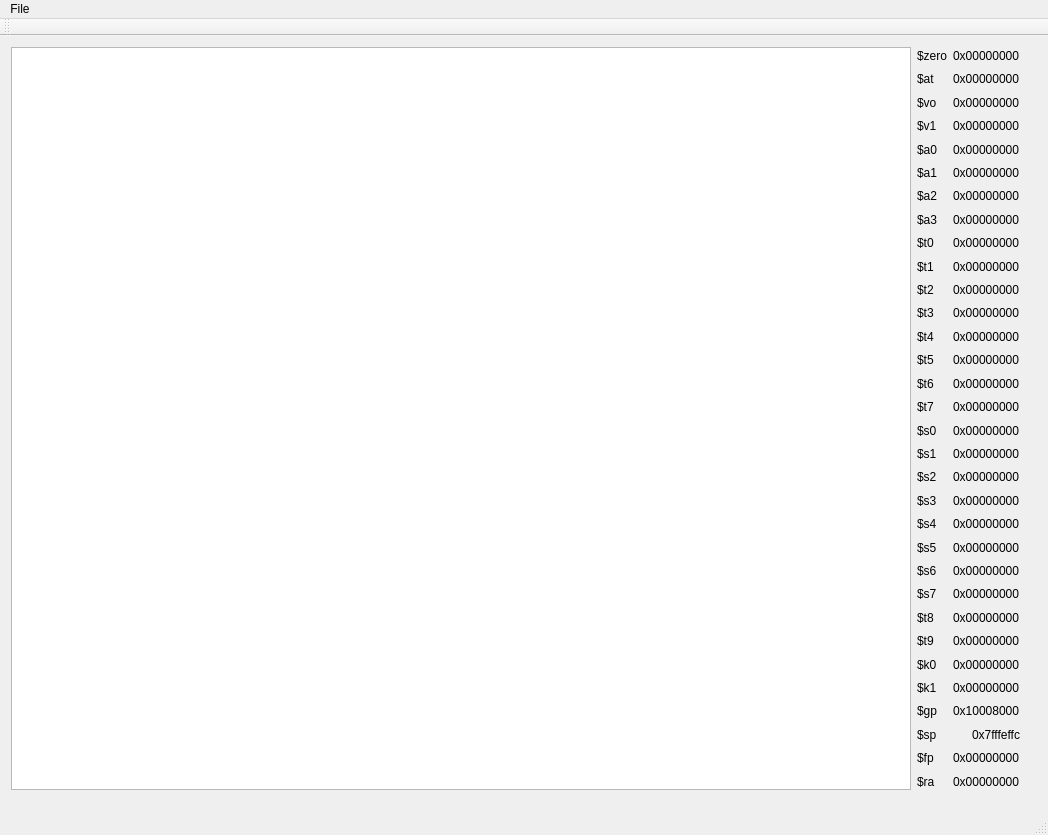
<?xml version="1.0" encoding="UTF-8"?>
<ui version="4.0">
 <class>MainWindow</class>
 <widget class="QMainWindow" name="MainWindow">
  <property name="geometry">
   <rect>
    <x>0</x>
    <y>0</y>
    <width>1048</width>
    <height>835</height>
   </rect>
  </property>
  <property name="windowTitle">
   <string>MARS</string>
  </property>
  <widget class="QWidget" name="centralWidget">
   <widget class="QWidget" name="layoutWidget">
    <property name="geometry">
     <rect>
      <x>0</x>
      <y>0</y>
      <width>1031</width>
      <height>765</height>
     </rect>
    </property>
    <layout class="QHBoxLayout" name="horizontalLayout_37">
     <item>
      <widget class="QPlainTextEdit" name="plainTextEdit">
       <property name="font">
        <font>
         <family>微软雅黑</family>
         <pointsize>12</pointsize>
         <weight>75</weight>
         <bold>true</bold>
        </font>
       </property>
       <property name="mouseTracking">
        <bool>true</bool>
       </property>
       <property name="readOnly">
        <bool>true</bool>
       </property>
      </widget>
     </item>
     <item>
      <layout class="QVBoxLayout" name="verticalLayout">
       <item>
        <layout class="QHBoxLayout" name="horizontalLayout">
         <item>
          <widget class="QLabel" name="label">
           <property name="text">
            <string>$zero</string>
           </property>
          </widget>
         </item>
         <item>
          <widget class="QLabel" name="label_33">
           <property name="text">
            <string>0x00000000</string>
           </property>
          </widget>
         </item>
        </layout>
       </item>
       <item>
        <layout class="QHBoxLayout" name="horizontalLayout_2">
         <item>
          <widget class="QLabel" name="label_2">
           <property name="text">
            <string>$at</string>
           </property>
          </widget>
         </item>
         <item>
          <widget class="QLabel" name="label_34">
           <property name="text">
            <string>0x00000000</string>
           </property>
          </widget>
         </item>
        </layout>
       </item>
       <item>
        <layout class="QHBoxLayout" name="horizontalLayout_3">
         <item>
          <widget class="QLabel" name="label_3">
           <property name="text">
            <string>$vo</string>
           </property>
          </widget>
         </item>
         <item>
          <widget class="QLabel" name="label_35">
           <property name="text">
            <string>0x00000000</string>
           </property>
          </widget>
         </item>
        </layout>
       </item>
       <item>
        <layout class="QHBoxLayout" name="horizontalLayout_4">
         <item>
          <widget class="QLabel" name="label_4">
           <property name="text">
            <string>$v1</string>
           </property>
          </widget>
         </item>
         <item>
          <widget class="QLabel" name="label_36">
           <property name="text">
            <string>0x00000000</string>
           </property>
          </widget>
         </item>
        </layout>
       </item>
       <item>
        <layout class="QHBoxLayout" name="horizontalLayout_5">
         <item>
          <widget class="QLabel" name="label_5">
           <property name="text">
            <string>$a0</string>
           </property>
          </widget>
         </item>
         <item>
          <widget class="QLabel" name="label_37">
           <property name="text">
            <string>0x00000000</string>
           </property>
          </widget>
         </item>
        </layout>
       </item>
       <item>
        <layout class="QHBoxLayout" name="horizontalLayout_6">
         <item>
          <widget class="QLabel" name="label_6">
           <property name="text">
            <string>$a1</string>
           </property>
          </widget>
         </item>
         <item>
          <widget class="QLabel" name="label_38">
           <property name="text">
            <string>0x00000000</string>
           </property>
          </widget>
         </item>
        </layout>
       </item>
       <item>
        <layout class="QHBoxLayout" name="horizontalLayout_7">
         <item>
          <widget class="QLabel" name="label_7">
           <property name="text">
            <string>$a2</string>
           </property>
          </widget>
         </item>
         <item>
          <widget class="QLabel" name="label_39">
           <property name="text">
            <string>0x00000000</string>
           </property>
          </widget>
         </item>
        </layout>
       </item>
       <item>
        <layout class="QHBoxLayout" name="horizontalLayout_8">
         <item>
          <widget class="QLabel" name="label_8">
           <property name="text">
            <string>$a3</string>
           </property>
          </widget>
         </item>
         <item>
          <widget class="QLabel" name="label_40">
           <property name="text">
            <string>0x00000000</string>
           </property>
          </widget>
         </item>
        </layout>
       </item>
       <item>
        <layout class="QHBoxLayout" name="horizontalLayout_9">
         <item>
          <widget class="QLabel" name="label_9">
           <property name="text">
            <string>$t0</string>
           </property>
          </widget>
         </item>
         <item>
          <widget class="QLabel" name="label_41">
           <property name="text">
            <string>0x00000000</string>
           </property>
          </widget>
         </item>
        </layout>
       </item>
       <item>
        <layout class="QHBoxLayout" name="horizontalLayout_10">
         <item>
          <widget class="QLabel" name="label_10">
           <property name="text">
            <string>$t1</string>
           </property>
          </widget>
         </item>
         <item>
          <widget class="QLabel" name="label_42">
           <property name="text">
            <string>0x00000000</string>
           </property>
          </widget>
         </item>
        </layout>
       </item>
       <item>
        <layout class="QHBoxLayout" name="horizontalLayout_11">
         <item>
          <widget class="QLabel" name="label_11">
           <property name="text">
            <string>$t2</string>
           </property>
          </widget>
         </item>
         <item>
          <widget class="QLabel" name="label_43">
           <property name="text">
            <string>0x00000000</string>
           </property>
          </widget>
         </item>
        </layout>
       </item>
       <item>
        <layout class="QHBoxLayout" name="horizontalLayout_12">
         <item>
          <widget class="QLabel" name="label_12">
           <property name="text">
            <string>$t3</string>
           </property>
          </widget>
         </item>
         <item>
          <widget class="QLabel" name="label_44">
           <property name="text">
            <string>0x00000000</string>
           </property>
          </widget>
         </item>
        </layout>
       </item>
       <item>
        <layout class="QHBoxLayout" name="horizontalLayout_13">
         <item>
          <widget class="QLabel" name="label_13">
           <property name="text">
            <string>$t4</string>
           </property>
          </widget>
         </item>
         <item>
          <widget class="QLabel" name="label_45">
           <property name="text">
            <string>0x00000000</string>
           </property>
          </widget>
         </item>
        </layout>
       </item>
       <item>
        <layout class="QHBoxLayout" name="horizontalLayout_14">
         <item>
          <widget class="QLabel" name="label_14">
           <property name="text">
            <string>$t5</string>
           </property>
          </widget>
         </item>
         <item>
          <widget class="QLabel" name="label_46">
           <property name="text">
            <string>0x00000000</string>
           </property>
          </widget>
         </item>
        </layout>
       </item>
       <item>
        <layout class="QHBoxLayout" name="horizontalLayout_15">
         <item>
          <widget class="QLabel" name="label_15">
           <property name="text">
            <string>$t6</string>
           </property>
          </widget>
         </item>
         <item>
          <widget class="QLabel" name="label_47">
           <property name="text">
            <string>0x00000000</string>
           </property>
          </widget>
         </item>
        </layout>
       </item>
       <item>
        <layout class="QHBoxLayout" name="horizontalLayout_16">
         <item>
          <widget class="QLabel" name="label_16">
           <property name="text">
            <string>$t7</string>
           </property>
          </widget>
         </item>
         <item>
          <widget class="QLabel" name="label_48">
           <property name="text">
            <string>0x00000000</string>
           </property>
          </widget>
         </item>
        </layout>
       </item>
       <item>
        <layout class="QHBoxLayout" name="horizontalLayout_17">
         <item>
          <widget class="QLabel" name="label_17">
           <property name="text">
            <string>$s0</string>
           </property>
          </widget>
         </item>
         <item>
          <widget class="QLabel" name="label_49">
           <property name="text">
            <string>0x00000000</string>
           </property>
          </widget>
         </item>
        </layout>
       </item>
       <item>
        <layout class="QHBoxLayout" name="horizontalLayout_18">
         <item>
          <widget class="QLabel" name="label_18">
           <property name="text">
            <string>$s1</string>
           </property>
          </widget>
         </item>
         <item>
          <widget class="QLabel" name="label_50">
           <property name="text">
            <string>0x00000000</string>
           </property>
          </widget>
         </item>
        </layout>
       </item>
       <item>
        <layout class="QHBoxLayout" name="horizontalLayout_19">
         <item>
          <widget class="QLabel" name="label_19">
           <property name="text">
            <string>$s2</string>
           </property>
          </widget>
         </item>
         <item>
          <widget class="QLabel" name="label_51">
           <property name="text">
            <string>0x00000000</string>
           </property>
          </widget>
         </item>
        </layout>
       </item>
       <item>
        <layout class="QHBoxLayout" name="horizontalLayout_20">
         <item>
          <widget class="QLabel" name="label_20">
           <property name="text">
            <string>$s3</string>
           </property>
          </widget>
         </item>
         <item>
          <widget class="QLabel" name="label_52">
           <property name="text">
            <string>0x00000000</string>
           </property>
          </widget>
         </item>
        </layout>
       </item>
       <item>
        <layout class="QHBoxLayout" name="horizontalLayout_21">
         <item>
          <widget class="QLabel" name="label_21">
           <property name="text">
            <string>$s4</string>
           </property>
          </widget>
         </item>
         <item>
          <widget class="QLabel" name="label_53">
           <property name="text">
            <string>0x00000000</string>
           </property>
          </widget>
         </item>
        </layout>
       </item>
       <item>
        <layout class="QHBoxLayout" name="horizontalLayout_22">
         <item>
          <widget class="QLabel" name="label_22">
           <property name="text">
            <string>$s5</string>
           </property>
          </widget>
         </item>
         <item>
          <widget class="QLabel" name="label_54">
           <property name="text">
            <string>0x00000000</string>
           </property>
          </widget>
         </item>
        </layout>
       </item>
       <item>
        <layout class="QHBoxLayout" name="horizontalLayout_23">
         <item>
          <widget class="QLabel" name="label_23">
           <property name="text">
            <string>$s6</string>
           </property>
          </widget>
         </item>
         <item>
          <widget class="QLabel" name="label_55">
           <property name="text">
            <string>0x00000000</string>
           </property>
          </widget>
         </item>
        </layout>
       </item>
       <item>
        <layout class="QHBoxLayout" name="horizontalLayout_24">
         <item>
          <widget class="QLabel" name="label_24">
           <property name="text">
            <string>$s7</string>
           </property>
          </widget>
         </item>
         <item>
          <widget class="QLabel" name="label_56">
           <property name="text">
            <string>0x00000000</string>
           </property>
          </widget>
         </item>
        </layout>
       </item>
       <item>
        <layout class="QHBoxLayout" name="horizontalLayout_25">
         <item>
          <widget class="QLabel" name="label_25">
           <property name="text">
            <string>$t8</string>
           </property>
          </widget>
         </item>
         <item>
          <widget class="QLabel" name="label_57">
           <property name="text">
            <string>0x00000000</string>
           </property>
          </widget>
         </item>
        </layout>
       </item>
       <item>
        <layout class="QHBoxLayout" name="horizontalLayout_26">
         <item>
          <widget class="QLabel" name="label_26">
           <property name="text">
            <string>$t9</string>
           </property>
          </widget>
         </item>
         <item>
          <widget class="QLabel" name="label_58">
           <property name="text">
            <string>0x00000000</string>
           </property>
          </widget>
         </item>
        </layout>
       </item>
       <item>
        <layout class="QHBoxLayout" name="horizontalLayout_27">
         <item>
          <widget class="QLabel" name="label_27">
           <property name="text">
            <string>$k0</string>
           </property>
          </widget>
         </item>
         <item>
          <widget class="QLabel" name="label_59">
           <property name="text">
            <string>0x00000000</string>
           </property>
          </widget>
         </item>
        </layout>
       </item>
       <item>
        <layout class="QHBoxLayout" name="horizontalLayout_28">
         <item>
          <widget class="QLabel" name="label_28">
           <property name="text">
            <string>$k1</string>
           </property>
          </widget>
         </item>
         <item>
          <widget class="QLabel" name="label_60">
           <property name="text">
            <string>0x00000000</string>
           </property>
          </widget>
         </item>
        </layout>
       </item>
       <item>
        <layout class="QHBoxLayout" name="horizontalLayout_29">
         <item>
          <widget class="QLabel" name="label_29">
           <property name="text">
            <string>$gp</string>
           </property>
          </widget>
         </item>
         <item>
          <widget class="QLabel" name="label_61">
           <property name="text">
            <string>0x10008000</string>
           </property>
          </widget>
         </item>
        </layout>
       </item>
       <item>
        <layout class="QHBoxLayout" name="horizontalLayout_30">
         <item>
          <widget class="QLabel" name="label_30">
           <property name="text">
            <string>$sp</string>
           </property>
          </widget>
         </item>
         <item>
          <widget class="QLabel" name="label_62">
           <property name="text">
            <string>0x7fffeffc</string>
           </property>
          </widget>
         </item>
        </layout>
       </item>
       <item>
        <layout class="QHBoxLayout" name="horizontalLayout_31">
         <item>
          <widget class="QLabel" name="label_31">
           <property name="text">
            <string>$fp</string>
           </property>
          </widget>
         </item>
         <item>
          <widget class="QLabel" name="label_63">
           <property name="text">
            <string>0x00000000</string>
           </property>
          </widget>
         </item>
        </layout>
       </item>
       <item>
        <layout class="QHBoxLayout" name="horizontalLayout_32">
         <item>
          <widget class="QLabel" name="label_32">
           <property name="text">
            <string>$ra</string>
           </property>
          </widget>
         </item>
         <item>
          <widget class="QLabel" name="label_64">
           <property name="text">
            <string>0x00000000</string>
           </property>
          </widget>
         </item>
        </layout>
       </item>
      </layout>
     </item>
    </layout>
   </widget>
  </widget>
  <widget class="QMenuBar" name="menuBar">
   <property name="geometry">
    <rect>
     <x>0</x>
     <y>0</y>
     <width>1048</width>
     <height>26</height>
    </rect>
   </property>
   <widget class="QMenu" name="menu">
    <property name="title">
     <string>File</string>
    </property>
    <addaction name="actionOpen"/>
    <addaction name="actionClose"/>
   </widget>
   <addaction name="menu"/>
  </widget>
  <widget class="QToolBar" name="mainToolBar">
   <attribute name="toolBarArea">
    <enum>TopToolBarArea</enum>
   </attribute>
   <attribute name="toolBarBreak">
    <bool>false</bool>
   </attribute>
  </widget>
  <widget class="QStatusBar" name="statusBar"/>
  <action name="actionOpen">
   <property name="text">
    <string>Open</string>
   </property>
  </action>
  <action name="actionRun">
   <property name="text">
    <string>Run</string>
   </property>
  </action>
  <action name="actionClose">
   <property name="text">
    <string>Close</string>
   </property>
  </action>
 </widget>
 <layoutdefault spacing="6" margin="11"/>
 <resources/>
 <connections/>
</ui>
